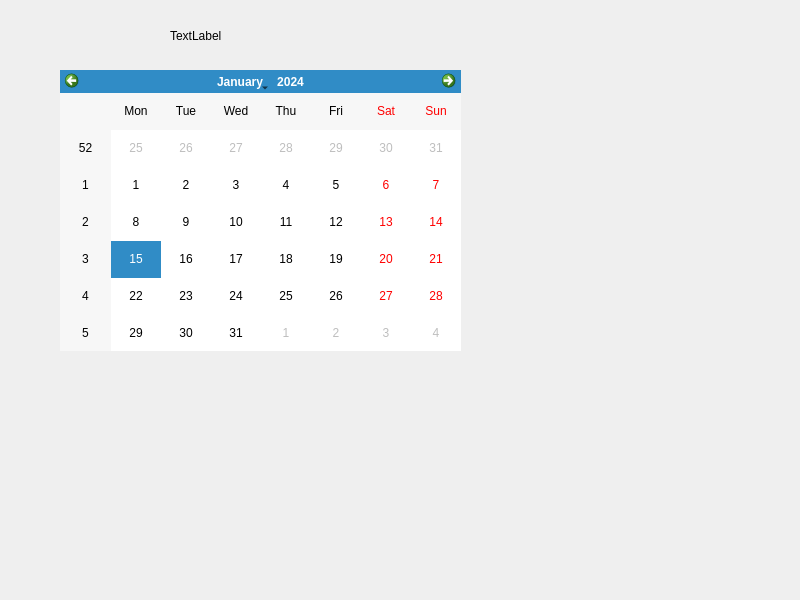
<?xml version="1.0" encoding="UTF-8"?>
<ui version="4.0">
 <class>Widget</class>
 <widget class="QWidget" name="Widget">
  <property name="geometry">
   <rect>
    <x>0</x>
    <y>0</y>
    <width>800</width>
    <height>600</height>
   </rect>
  </property>
  <property name="windowTitle">
   <string>Widget</string>
  </property>
  <widget class="QCalendarWidget" name="calendarWidget">
   <property name="geometry">
    <rect>
     <x>60</x>
     <y>70</y>
     <width>401</width>
     <height>281</height>
    </rect>
   </property>
  </widget>
  <widget class="QLabel" name="label">
   <property name="geometry">
    <rect>
     <x>170</x>
     <y>20</y>
     <width>221</width>
     <height>31</height>
    </rect>
   </property>
   <property name="text">
    <string>TextLabel</string>
   </property>
  </widget>
 </widget>
 <resources/>
 <connections/>
</ui>
